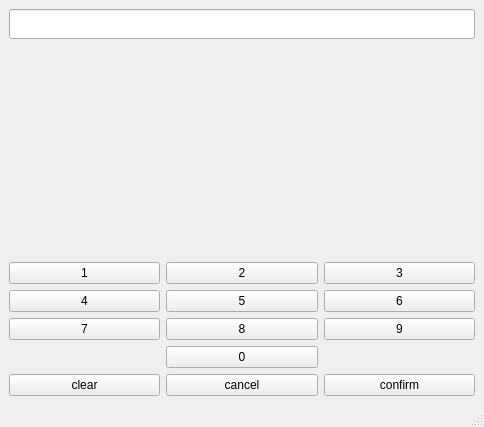
<?xml version="1.0" encoding="UTF-8"?>
<ui version="4.0">
 <class>MainWindow</class>
 <widget class="QMainWindow" name="MainWindow">
  <property name="geometry">
   <rect>
    <x>0</x>
    <y>0</y>
    <width>484</width>
    <height>427</height>
   </rect>
  </property>
  <property name="windowTitle">
   <string>MainWindow</string>
  </property>
  <widget class="QWidget" name="centralwidget">
   <layout class="QVBoxLayout" name="verticalLayout_2">
    <item>
     <layout class="QVBoxLayout" name="verticalLayout">
      <item>
       <widget class="QLineEdit" name="le_Pin_code">
        <property name="minimumSize">
         <size>
          <width>40</width>
          <height>30</height>
         </size>
        </property>
        <property name="echoMode">
         <enum>QLineEdit::PasswordEchoOnEdit</enum>
        </property>
        <property name="alignment">
         <set>Qt::AlignCenter</set>
        </property>
       </widget>
      </item>
      <item>
       <spacer name="verticalSpacer">
        <property name="orientation">
         <enum>Qt::Vertical</enum>
        </property>
        <property name="sizeHint" stdset="0">
         <size>
          <width>20</width>
          <height>10</height>
         </size>
        </property>
       </spacer>
      </item>
      <item>
       <layout class="QGridLayout" name="gridLayout">
        <item row="0" column="0">
         <widget class="QPushButton" name="btn_addone">
          <property name="text">
           <string>1</string>
          </property>
         </widget>
        </item>
        <item row="0" column="2">
         <widget class="QPushButton" name="btn_addthree">
          <property name="text">
           <string>3</string>
          </property>
         </widget>
        </item>
        <item row="0" column="1">
         <widget class="QPushButton" name="btn_addtwo">
          <property name="text">
           <string>2</string>
          </property>
         </widget>
        </item>
        <item row="2" column="0">
         <widget class="QPushButton" name="btn_addseven">
          <property name="text">
           <string>7</string>
          </property>
         </widget>
        </item>
        <item row="1" column="2">
         <widget class="QPushButton" name="btn_addsix">
          <property name="text">
           <string>6</string>
          </property>
         </widget>
        </item>
        <item row="3" column="1">
         <widget class="QPushButton" name="btn_addzero">
          <property name="text">
           <string>0</string>
          </property>
         </widget>
        </item>
        <item row="1" column="1">
         <widget class="QPushButton" name="btn_addfive">
          <property name="text">
           <string>5</string>
          </property>
         </widget>
        </item>
        <item row="1" column="0">
         <widget class="QPushButton" name="btn_addfour">
          <property name="text">
           <string>4</string>
          </property>
         </widget>
        </item>
        <item row="2" column="2">
         <widget class="QPushButton" name="btn_addnine">
          <property name="text">
           <string>9</string>
          </property>
         </widget>
        </item>
        <item row="2" column="1">
         <widget class="QPushButton" name="btn_addeight">
          <property name="text">
           <string>8</string>
          </property>
         </widget>
        </item>
        <item row="4" column="1">
         <widget class="QPushButton" name="btn_cancel">
          <property name="text">
           <string>cancel</string>
          </property>
         </widget>
        </item>
        <item row="4" column="0">
         <widget class="QPushButton" name="btn_clear">
          <property name="text">
           <string>clear</string>
          </property>
         </widget>
        </item>
        <item row="4" column="2">
         <widget class="QPushButton" name="btn_addconfirm">
          <property name="text">
           <string>confirm</string>
          </property>
         </widget>
        </item>
       </layout>
      </item>
     </layout>
    </item>
   </layout>
  </widget>
  <widget class="QMenuBar" name="menubar">
   <property name="geometry">
    <rect>
     <x>0</x>
     <y>0</y>
     <width>484</width>
     <height>25</height>
    </rect>
   </property>
  </widget>
  <widget class="QStatusBar" name="statusbar"/>
 </widget>
 <resources/>
 <connections/>
</ui>
